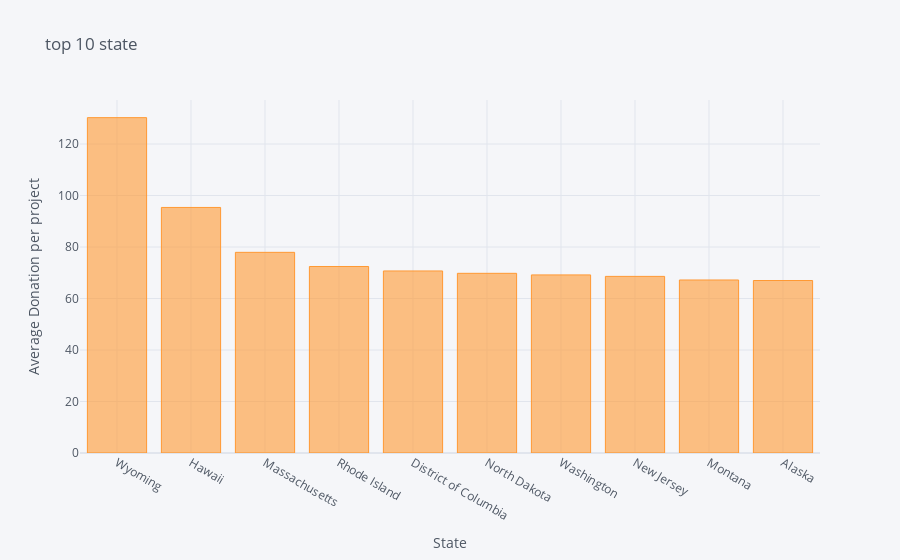

The code cell stored with this chart in its notebook:
### Code cell
donation_amount.iplot(kind = 'bar', xTitle = 'State', yTitle = 'Average Donation per project', title = 'top 10 state')

### Figure 1 — Plotly figure (JSON) as saved in the notebook; plotly's stock layout.template omitted (floating-point values rounded to 4 significant figures)
{"data": [{"marker": {"color": "rgba(255, 153, 51, 0.6)", "line": {"color": "rgba(255, 153, 51, 1.0)", "width": 1}}, "name": "Donation Amount", "orientation": "v", "text": "", "type": "bar", "x": ["Wyoming", "Hawaii", "Massachusetts", "Rhode Island", "District of Columbia", "North Dakota", "Washington", "New Jersey", "Montana", "Alaska"], "y": [130.2, 95.36, 77.93, 72.43, 70.69, 69.78, 69.16, 68.59, 67.19, 66.99]}], "layout": {"legend": {"bgcolor": "#F5F6F9", "font": {"color": "#4D5663"}}, "paper_bgcolor": "#F5F6F9", "plot_bgcolor": "#F5F6F9", "title": {"font": {"color": "#4D5663"}, "text": "top 10 state"}, "xaxis": {"gridcolor": "#E1E5ED", "showgrid": true, "tickfont": {"color": "#4D5663"}, "title": {"font": {"color": "#4D5663"}, "text": "State"}, "zerolinecolor": "#E1E5ED"}, "yaxis": {"gridcolor": "#E1E5ED", "showgrid": true, "tickfont": {"color": "#4D5663"}, "title": {"font": {"color": "#4D5663"}, "text": "Average Donation per project"}, "zerolinecolor": "#E1E5ED"}}}
